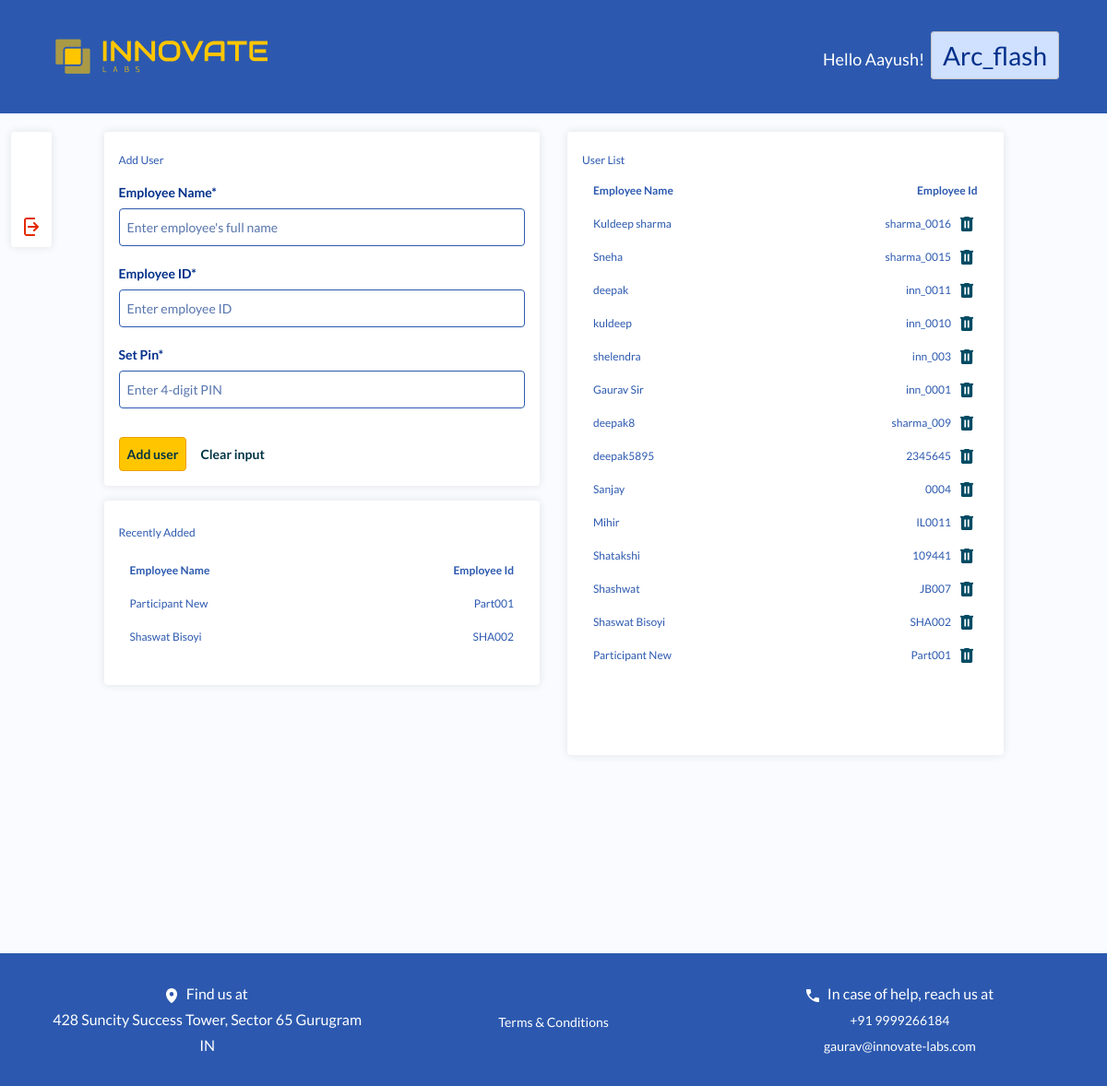
The app's page /arc-flash/add-employee.php (signed in) with its own data.
### tables this page shows
CREATE TABLE `user_details` (
  `id` int(11) NOT NULL,
  `Name` varchar(255) NOT NULL,
  `Emp_ID` varchar(255) NOT NULL,
  `Project` varchar(255) NOT NULL,
  `Pin` int(25) NOT NULL,
  `TrainingAttempted` tinyint(1) DEFAULT NULL,
  `TotalSessionTime` time NOT NULL,
  `Date` date NOT NULL,
  `Login_Attempts` int(255) NOT NULL,
  `Time` time NOT NULL DEFAULT current_timestamp()
);

### arc-flash/add-employee.php (the view, shortened to what this page needs)
<?php
include ('../inc/header.php');
?>
        <div class="col-lg-10 col-sm-10 col-10">
          <div class="row">
            <div class="col-lg-6">
              <div class="add-em-box mb-3">
                <h4 class="color21">Add User</h4>
                <?php
                echo '<form method="POST" action="">
                    <div class="form-group">
                        <label>Employee Name*</label>
                        <input type="text" name="Name" placeholder="Enter employee\'s full name" required>
                    </div>
                    <div class="form-group">
                        <label>Employee ID*</label>
                        <input type="text" name="Emp_ID" placeholder="Enter employee ID" required>
                    </div>
                    <div class="form-group">
                        <label>Set Pin*</label>
                        <input type="password" name="Pin" placeholder="Enter 4-digit PIN" pattern="\d{4}" title="Please enter a 4-digit PIN" required>
                    </div>
                    <div class="buttons-box">
                        <div class="add-user">
                            <button type="submit">Add user</button>
                        </div>
                        <div class="clr-input">
                            <a href="">Clear input</a>
                        </div>
                    </div>
                </form>';
                ?>
              </div>
                              <div class="recenlty-addded-box">
                                <h4 class="color21 pb-2">Recently Added</h4>
                                <div class="emp-name-flex-box">
                                  <p class="color20 fs14 fpw6">Employee Name</p>
                                  <p class="color20 fs14 fpw6">Employee Id</p>
                                </div>
                                    <?php
                                        include('../php/db_con.php');
                                        $sql = "SELECT * FROM user_details WHERE Project='arc_flash' ORDER BY id DESC LIMIT 2";
                                        $result = mysqli_query($con, $sql);
                                        while ($row = mysqli_fetch_assoc($result)){
                                            $Name = $row['Name'];
                                            $Emp_ID =  $row['Emp_ID'];
                                            echo '<div class="emp-name-flex-box">';
                                            echo '<p class="color20 fs14">' . $Name . '</p>';
                                            echo '<p class="color20 fs14">' . $Emp_ID . '</p>';
                                            echo '</div>';
                                        }
                                        ?>
                                          </div>
                                        </div>
                                        <div class="col-lg-6">
                                          <div class="add-employee-search">
                                            <div class="row align-items-center">
                                              <div class="col-xl-4 col-lg-4">
                                                <h4 class="color21">User List</h4>
                                              </div>
                                            </div>
                                            <div class="emp-name-flex-box">
                                                <p class="color20 fs14 fpw6">Employee Name</p>
                                                <p class="color20 fs14 fpw6">Employee Id</p>
                                            </div>
                                            <div class="ovay">
                                     <?php
                                    include('../php/db_con.php');
                                    $sql = "SELECT * FROM user_details WHERE Project='arc_flash'";
                                    $result = mysqli_query($con, $sql);
                                        while ($row = mysqli_fetch_assoc($result)){
                                            $Name = $row['Name'];
                                           $Emp_ID =  $row['Emp_ID'];
                                       echo'  <div class="emp-name-flex-box">';
                                                 echo '<p class="color20 fs14">' . $Name . '</p>';
                                               echo '<p class="color20 fs14">' . $Emp_ID . '&nbsp; <a class="delete-btn" href="../php/delete.php?id=' . $row['id'] . '" onclick="return confirmDelete();"><img src="../assets/img/image/dlbtn.png" /></a></p>';
                                                 echo ' </div>';
                                                     }
                                        ?>
                                            </div>
              </div>
            </div>
          </div>
        </div>
        <div class="col-lg-1"></div>
      </div>
    </div>
  </section>
  <?php
 include ('../inc/footer.php');
  ?>

### inc/header.php (shortened to what this page needs)
<!DOCTYPE html>
<html lang="zxx">
<head>
    <link rel="stylesheet" href="../assets/css/bootstrap.min.css" />
    <link rel="stylesheet" href="../custom.css?v=<?php echo time(); ?>">
    <link rel="stylesheet" href="../assets/css/dashboard.css?v=<?php echo time(); ?>">
    <link rel="stylesheet" href="../assets/css/headernew.css?v=<?php echo time(); ?>">
    <link rel="stylesheet" href="../responsive.css?v=<?php echo time(); ?>">
</head>
<body class="body-wrapper bg4">
<header class="main-header-dashboard">
        <div class="container-fluid">
            <div class="header-flex-main">
            <a href="index.php"><img src="../assets/img/image/logo.png" alt=""></a>
                <h3 class="color-white fpw4">Hello <?php echo $_SESSION['auth_user']['admin_name'];?>! &nbsp;<span><a href=""><?php echo $_SESSION['auth_user']['admin_project'];
$admin_project_without_underscores = str_replace('_', ' ', $admin_project);
echo $admin_project_without_underscores;?></a></span></h3>
            </div>
        </div>
</header>
 <section class="main-dashboard">
        <div class="container-fluid">
            <div class="row">
                   <div class="col-lg-1 col-md-2 col-sm-2 col-2">
            <div class="main-icons-box">
    <a href="home.php" class="tab" onclick="changeColorAndRead(1)"><span id="icon1" class="iconify" data-icon="majesticons:analytics-line"></span></a>
                                                                   <?php
                                                            include('../php/db_con.php');
         $sql = "SELECT Emp_ID AS EmpID FROM user_details where Project = 'arc_flash' ORDER BY id LIMIT 1";
             $result = mysqli_query($con, $sql);
             $row = mysqli_fetch_array($result);
           $id = $row['EmpID'];
     ?>
    <a href="employee.php?id=<?php echo $id?>" class="tab" onclick="changeColorAndRead(2)"><span id="icon2" class="iconify" data-icon="clarity:employee-solid"></span></a>
    <a href="add-employee.php" class="tab" onclick="changeColorAndRead(3)"><span id="icon3" class="iconify" data-icon="mdi:account-add"></span></a>
                <a href="javascript:void(0);" id="popupButton"><img src="../assets/img/image/Logout.png" class="icon icon3" /></a>
                    </div>
                </div>

### inc/footer.php (shortened to what this page needs)
<footer>
        <div class="container-fluid">
            <div class="row align-items-center">
                <div class="col-lg-4 col-sm-12">
                    <div class="find-address-box">
                        <p><span><img src="../assets/img/image/location.png" /></span> &nbsp; Find us at</p>
                        <p>428 Suncity Success Tower, Sector 65 Gurugram IN</p>
                    </div>
                </div>
                <div class="col-lg-4 col-sm-12">
                    <div class="terms">
                        <a href="">Terms & Conditions</a>
                    </div>
                </div>
                <div class="col-lg-4 col-sm-12">
                    <div class="contact-details">
                        <p><span><img src="../assets/img/image/call.png" /></span> &nbsp; In case of help, reach us at</p>
                        <p><a href="tel:9999266184">+91 9999266184</a></p>
                        <p><a href="mailto:gaurav@innovate-labs.com">gaurav@innovate-labs.com
</a></p>
                    </div>
                </div>
            </div>
        </div>
    </footer>
</body>
</html>

### custom.css (style rules this page uses)
* { -webkit-box-sizing: border-box; box-sizing: border-box; margin: 0; padding: 0; }
body, html { height: 100%; }
html { scroll-behavior: smooth; }
html, body, div, span, img, ol, ul, li, a, p, h1, h2, h3, h4, h5, h6, option, legend, label, table, th, td, tr, article, aside, caption, figure, footer, header, hgroup, mark, nav, section, time, audio, video { margin: 0; padding: 0; border: 0; outline: 0; }
img { max-width: 100%; }
::placeholder { color: #666; opacity: 1; }
html { margin: 0; padding: 0; width: 100%; height: 100%; overflow-y: scroll; overflow-x: hidden; }
form { position: relative; }
h1 a, h2 a, h3 a, h4 a, h5 a, h6 a { font-size: inherit; color: inherit; font-weight: inherit; line-height: inherit; }
a, button { position: relative; }
input, textarea, button { border: 0px; width: 100%; }
.row { margin-left: -15px; margin-right: -15px; }
.row > [class*="col"] { padding-left: 15px; padding-right: 15px; }
body { font-size: 20px; font-weight: 400; line-height: 35px; font-family: "Lato", sans-serif; background-color: #fff; }
h1, h2, h3, h4, h5, h6 { margin: 0px; font-family: "Lato", sans-serif !important; font-weight: 600; }
h3 { font-size: 28px; font-weight: 700; line-height: 40px; }
h4 { font-size: 20px; font-weight: 700; line-height: 32px; }
a { font-size: 14px; font-weight: 400; cursor: pointer; line-height: 20px; text-decoration: none; -webkit-transition: all 0.4s ease-in-out; transition: all 0.4s ease-in-out; outline: none !important; }
p { margin: 0px; font-size: 16px; line-height: 24px; font-weight: 400; }
.fs14 { font-size: 14px; }
.bg4 { background-color: #F9FBFF; }
.color20 { color: #2C59AF; }
.color21 { color: #2C59AF; }
.color-white { color: #ffffff; }
.fpw4 { font-weight: 400 !important; }
.fpw6 { font-weight: 600 !important; }
.header-flex-main { display: flex; justify-content: space-between; }

### assets/css/dashboard.css (style rules this page uses)
.main-dashboard { padding: 20px 0; }
.main-dashboard .icon { cursor: pointer; color: #105a71; padding: 5px; border-radius: 4px; }
.main-icons-box { display: grid; background-color: #ffffff; box-shadow: 0px 0px 10px 0px #0000001A; border-radius: 4px; padding: 16px; width: fit-content; }
footer { background-color: #2C59AF; padding: 30px 40px; margin-top: -50px; color: #fff; margin-top: 195px; }
footer .terms { text-align: center; }
footer .terms a { color: #fff; }
footer .contact-details { text-align: right; }
footer .contact-details p a { color: #fff; }
.add-em-box { background-color: #ffffff; box-shadow: 0px 0px 10px 0px #0000001A; padding: 16px; border-radius: 4px; }
.add-em-box form label { font-size: 14px; font-weight: 600; color: #002F8A; }
.add-em-box form input { border: 1px solid #2C59AF; border-radius: 4px; background-color: #FFFFFF; padding: 2px 8px; font-size: 14px; color: #5775AD; font-weight: 400; }
.add-em-box form input::placeholder { font-size: 14px; color: #5775AD; font-weight: 400; }
.add-em-box form .form-group { margin: 0 0 10px 0; }
.buttons-box { display: flex; gap: 15px; margin-top: 30px; }
.buttons-box .add-user button { background-color: #FFC600; border: 1px solid #EE9D00; border-radius: 4px; padding: 0 8px; color: #003344; font-size: 14px; font-weight: 600; }
.buttons-box .clr-input a { color: #003344; font-size: 14px; font-weight: 600; }
.emp-name-flex-box { display: flex; justify-content: space-between; padding: 4px 12px; }
.recenlty-addded-box { background-color: #ffffff; padding: 16px 16px 120px 16px; box-shadow: 0px 0px 10px 0px #0000001A; border-radius: 4px; height: 307px; }
.add-employee-search { background-color: #ffffff; box-shadow: 0px 0px 10px 0px #0000001A; padding: 16px; border-radius: 4px; }
.add-employee-search .ovay { height: 602px; overflow-y: auto; scrollbar-width: thin; scrollbar-color: #105A71 #B4DFEC; border-radius: 10px; }

### assets/css/headernew.css (style rules this page uses)
.main-header-dashboard { padding: 40px; background-color: #2C59AF; }

### inc/header.php (style rules this page uses)
.header-flex-main { display: flex; justify-content: space-between; }
.header-flex-main span a { border: 1px solid #C5C5C5; background-color: #D0E0FF; border-radius: 4px; padding: 8px 12px; font-size: 28px; font-weight: 400; line-height: 40px; text-transform:capitalize; color: #002F8A; }
.iconify { color: #2C59AF; font-size: 32px; padding: 4px; }

### records on screen
user_details: Name "Participant New", Emp_ID "Part001"
user_details: Name "Shaswat Bisoyi", Emp_ID "SHA002"
user_details: Name "Kuldeep sharma", Emp_ID "sharma_0016"
user_details: Name "Sneha", Emp_ID "sharma_0015"
user_details: Name "deepak", Emp_ID "inn_0011"
user_details: Name "kuldeep", Emp_ID "inn_0010"
user_details: Name "shelendra", Emp_ID "inn_003"
user_details: Name "Gaurav Sir", Emp_ID "inn_0001"
user_details: Name "deepak8", Emp_ID "sharma_009"
user_details: Name "deepak5895", Emp_ID "2345645"
user_details: Name "Sanjay", Emp_ID "0004"
user_details: Name "Mihir", Emp_ID "IL0011"
user_details: Name "Shatakshi", Emp_ID "109441"
user_details: Name "Shashwat", Emp_ID "JB007"

### other values on screen
$_SESSION['auth_user']['admin_name'] "Aayush"
$_SESSION['auth_user']['admin_project'] "Arc_flash"
